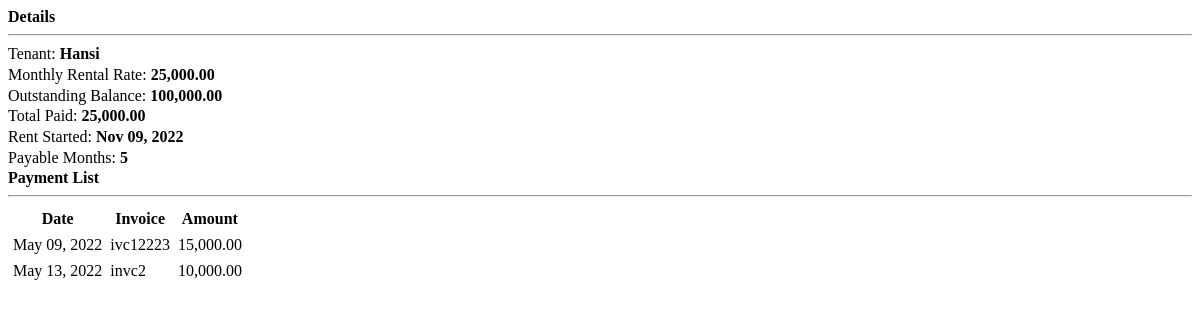
/view_payment.php?id=40, run on an earlier commit of the app's database.
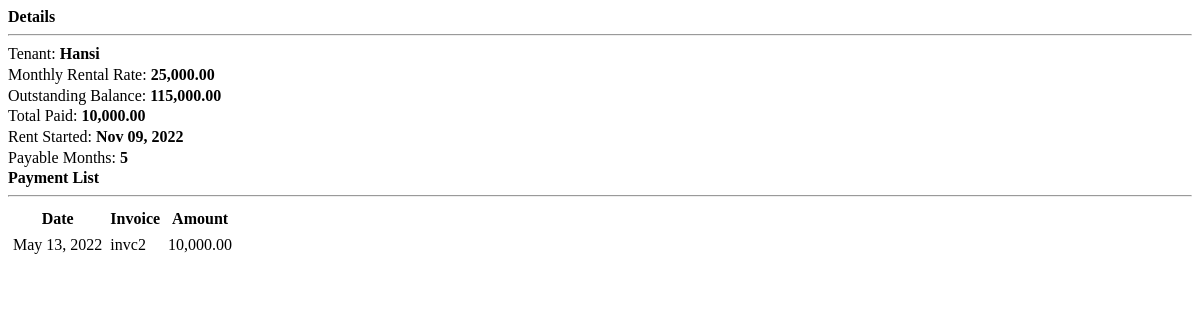
And on a later commit of the database.
### tables this page shows
CREATE TABLE `payments` (
  `id` int NOT NULL,
  `tenant_id` int NOT NULL,
  `amount` float NOT NULL,
  `invoice` varchar(50) NOT NULL,
  `invoicedate` date NOT NULL,
  `date_created` datetime NOT NULL DEFAULT CURRENT_TIMESTAMP
);

### view_payment.php (the view, shortened to what this page needs)
<?php include 'db_connect.php' ?>
<?php
$tenants =$conn->query("SELECT t.*,concat(t.firstname) as name,h.house_no,h.price FROM tenants t inner join houses h on h.id = t.house_id where t.id = {$_GET['id']} ");
$months = abs(strtotime(date('Y-m-d')." 23:59:59") - strtotime($date_in." 23:59:59"));
$months = floor(($months) / (30*60*60*24));
$payable = $price * $months;
$paid = $conn->query("SELECT SUM(amount) as paid FROM payments where tenant_id =".$_GET['id']);
$paid = $paid->num_rows > 0 ? $paid->fetch_array()['paid'] : 0;
$outstanding = $payable - $paid;
?>
<div class="container-fluid">
	<div class="col-lg-12">
		<div class="row">
			<div class="col-md-4">
				<div id="details">
					<large><b>Details</b></large>
					<hr>
					<p>Tenant: <b><?php echo ucwords($name) ?></b></p>
					<p>Monthly Rental Rate: <b><?php echo number_format($price,2) ?></b></p>
					<p>Outstanding Balance: <b><?php echo number_format($outstanding,2) ?></b></p>
					<p>Total Paid: <b><?php echo number_format($paid,2) ?></b></p>
					<p>Rent Started: <b><?php echo date("M d, Y",strtotime($date_in)) ?></b></p>
					<p>Payable Months: <b><?php echo $months ?></b></p>
				</div>
			</div>
			<div class="col-md-8">
				<large><b>Payment List</b></large>
					<hr>
				<table class="table table-condensed table-striped">
					<thead>
						<tr>
							<th>Date</th>
							<th>Invoice</th>
							<th>Amount</th>
						</tr>
					</thead>
					<tbody>
						<?php
						$payments = $conn->query("SELECT * FROM payments where tenant_id = $id");
						if($payments->num_rows > 0):
						while($row=$payments->fetch_assoc()):
						?>
					<tr>
						<td><?php echo date("M d, Y",strtotime($row['date_created'])) ?></td>
						<td><?php echo $row['invoice'] ?></td>
						<td class='text-right'><?php echo number_format($row['amount'],2) ?></td>
					</tr>
					<?php endwhile; ?>
					<?php else: ?>
					<?php endif; ?>
					</tbody>
				</table>
			</div>
		</div>
	</div>
</div>

### view_payment.php (style rules this page uses)
#details p { margin: unset; padding: unset; line-height: 1.3em; }
td, th { padding: 3px !important; }

What changed in the data, as far as the page shows it:
removed payments: date_created "May 09, 2022", invoice "ivc12223", amount "15,000.00"
Also different on the page:
$outstanding: "100,000.00" → "115,000.00"
$paid: "25,000.00" → "10,000.00"
